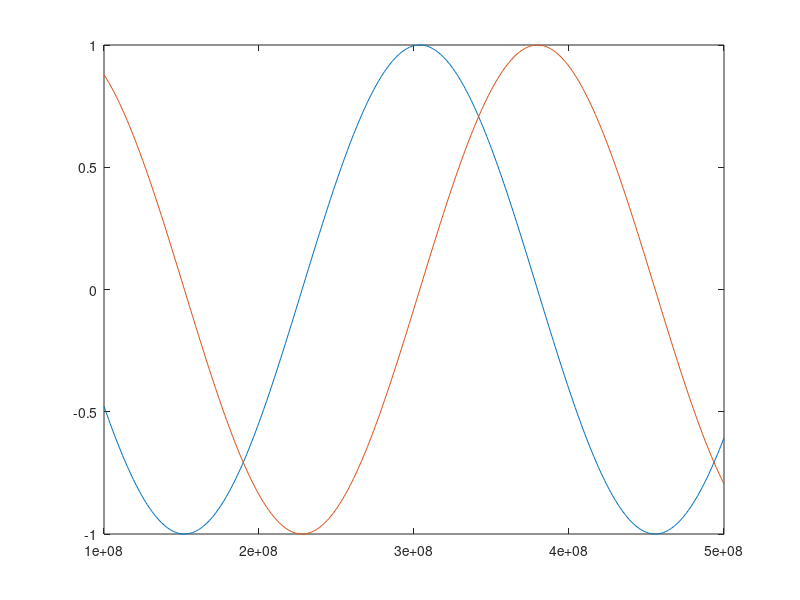

Write MATLAB code to recreate this figure.
Zc = 50;
vp = 2E8;
d = 2;
f = 13.56E6;

g = j*2*pi*f/vp;
Yc = 1/Zc;

A = cosh(g*d);
B = Zc*sinh(g*d);
C = Yc*sinh(g*d);
D = cosh(g*d);
M = [A,B;C,D]

a = A;
b = B/Zc;
c = C/Yc;
d = D;

m = [a,b;c,d]
Z11 = A/C;
Z12 = (A*D-B*C)/C;
Z21 = 1/C;
Z22 = D/C;

Z = [Z11,Z12;Z21,Z22]

z11 = a/c;
z12 = (a*d-b*c)/c;
z21 = 1/c;
z22 = d/c;

z = [z11,z12;z21,z22]

S11 = (A+B/Zc-C*Zc-D)/(A+B/Zc+C*Zc+D);
S12 = 2*(A*D-B*C)/(A+B/Zc+C*Zc+D);
S21 = 2/(A+B/Zc+C*Zc+D);
S22 = (-A+B/Zc+C*Zc+D)/(A+B/Zc+C*Zc+D);

S = [S11,S12;S21,S22]

%Reciproque : det(M) == 1
det(M)
f=1E8:1E6:5E8;
plot(f,real(cosh(j*2*pi*f*d/vp)),f,imag(sinh(j*2*pi*f*d/vp)))
